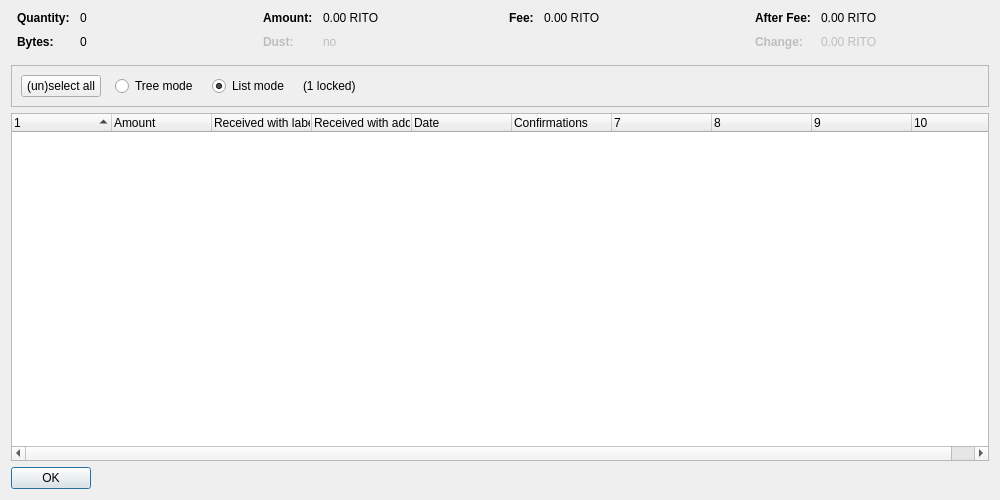
<?xml version="1.0" encoding="UTF-8"?>
<ui version="4.0">
 <class>CoinControlDialog</class>
 <widget class="QDialog" name="CoinControlDialog">
  <property name="geometry">
   <rect>
    <x>0</x>
    <y>0</y>
    <width>1000</width>
    <height>500</height>
   </rect>
  </property>
  <property name="windowTitle">
   <string>Coin Selection</string>
  </property>
  <layout class="QVBoxLayout" name="verticalLayout">
   <item>
    <layout class="QHBoxLayout" name="horizontalLayoutTop" stretch="0,0,0,0">
     <property name="topMargin">
      <number>0</number>
     </property>
     <property name="bottomMargin">
      <number>10</number>
     </property>
     <item>
      <layout class="QFormLayout" name="formLayoutCoinControl1">
       <property name="horizontalSpacing">
        <number>10</number>
       </property>
       <property name="verticalSpacing">
        <number>10</number>
       </property>
       <property name="leftMargin">
        <number>6</number>
       </property>
       <property name="rightMargin">
        <number>6</number>
       </property>
       <item row="0" column="0">
        <widget class="QLabel" name="labelCoinControlQuantityText">
         <property name="font">
          <font>
           <weight>75</weight>
           <bold>true</bold>
          </font>
         </property>
         <property name="text">
          <string>Quantity:</string>
         </property>
        </widget>
       </item>
       <item row="0" column="1">
        <widget class="QLabel" name="labelCoinControlQuantity">
         <property name="cursor">
          <cursorShape>IBeamCursor</cursorShape>
         </property>
         <property name="contextMenuPolicy">
          <enum>Qt::ActionsContextMenu</enum>
         </property>
         <property name="text">
          <string notr="true">0</string>
         </property>
         <property name="textInteractionFlags">
          <set>Qt::LinksAccessibleByMouse|Qt::TextSelectableByKeyboard|Qt::TextSelectableByMouse</set>
         </property>
        </widget>
       </item>
       <item row="1" column="0">
        <widget class="QLabel" name="labelCoinControlBytesText">
         <property name="font">
          <font>
           <weight>75</weight>
           <bold>true</bold>
          </font>
         </property>
         <property name="text">
          <string>Bytes:</string>
         </property>
        </widget>
       </item>
       <item row="1" column="1">
        <widget class="QLabel" name="labelCoinControlBytes">
         <property name="cursor">
          <cursorShape>IBeamCursor</cursorShape>
         </property>
         <property name="contextMenuPolicy">
          <enum>Qt::ActionsContextMenu</enum>
         </property>
         <property name="text">
          <string notr="true">0</string>
         </property>
         <property name="textInteractionFlags">
          <set>Qt::LinksAccessibleByMouse|Qt::TextSelectableByKeyboard|Qt::TextSelectableByMouse</set>
         </property>
        </widget>
       </item>
      </layout>
     </item>
     <item>
      <layout class="QFormLayout" name="formLayoutCoinControl2">
       <property name="horizontalSpacing">
        <number>10</number>
       </property>
       <property name="verticalSpacing">
        <number>10</number>
       </property>
       <property name="leftMargin">
        <number>6</number>
       </property>
       <property name="rightMargin">
        <number>6</number>
       </property>
       <item row="0" column="0">
        <widget class="QLabel" name="labelCoinControlAmountText">
         <property name="font">
          <font>
           <weight>75</weight>
           <bold>true</bold>
          </font>
         </property>
         <property name="text">
          <string>Amount:</string>
         </property>
        </widget>
       </item>
       <item row="0" column="1">
        <widget class="QLabel" name="labelCoinControlAmount">
         <property name="cursor">
          <cursorShape>IBeamCursor</cursorShape>
         </property>
         <property name="contextMenuPolicy">
          <enum>Qt::ActionsContextMenu</enum>
         </property>
         <property name="text">
          <string notr="true">0.00 RITO</string>
         </property>
         <property name="textInteractionFlags">
          <set>Qt::LinksAccessibleByMouse|Qt::TextSelectableByKeyboard|Qt::TextSelectableByMouse</set>
         </property>
        </widget>
       </item>
       <item row="1" column="0">
        <widget class="QLabel" name="labelCoinControlLowOutputText">
         <property name="enabled">
          <bool>false</bool>
         </property>
         <property name="font">
          <font>
           <weight>75</weight>
           <bold>true</bold>
          </font>
         </property>
         <property name="text">
          <string>Dust:</string>
         </property>
        </widget>
       </item>
       <item row="1" column="1">
        <widget class="QLabel" name="labelCoinControlLowOutput">
         <property name="enabled">
          <bool>false</bool>
         </property>
         <property name="cursor">
          <cursorShape>IBeamCursor</cursorShape>
         </property>
         <property name="contextMenuPolicy">
          <enum>Qt::ActionsContextMenu</enum>
         </property>
         <property name="text">
          <string notr="true">no</string>
         </property>
         <property name="textInteractionFlags">
          <set>Qt::LinksAccessibleByMouse|Qt::TextSelectableByKeyboard|Qt::TextSelectableByMouse</set>
         </property>
        </widget>
       </item>
      </layout>
     </item>
     <item>
      <layout class="QFormLayout" name="formLayoutCoinControl3">
       <property name="horizontalSpacing">
        <number>10</number>
       </property>
       <property name="verticalSpacing">
        <number>10</number>
       </property>
       <property name="leftMargin">
        <number>6</number>
       </property>
       <property name="rightMargin">
        <number>6</number>
       </property>
       <item row="0" column="0">
        <widget class="QLabel" name="labelCoinControlFeeText">
         <property name="font">
          <font>
           <weight>75</weight>
           <bold>true</bold>
          </font>
         </property>
         <property name="text">
          <string>Fee:</string>
         </property>
        </widget>
       </item>
       <item row="0" column="1">
        <widget class="QLabel" name="labelCoinControlFee">
         <property name="cursor">
          <cursorShape>IBeamCursor</cursorShape>
         </property>
         <property name="contextMenuPolicy">
          <enum>Qt::ActionsContextMenu</enum>
         </property>
         <property name="text">
          <string notr="true">0.00 RITO</string>
         </property>
         <property name="textInteractionFlags">
          <set>Qt::LinksAccessibleByMouse|Qt::TextSelectableByKeyboard|Qt::TextSelectableByMouse</set>
         </property>
        </widget>
       </item>
      </layout>
     </item>
     <item>
      <layout class="QFormLayout" name="formLayoutCoinControl4">
       <property name="horizontalSpacing">
        <number>10</number>
       </property>
       <property name="verticalSpacing">
        <number>10</number>
       </property>
       <property name="leftMargin">
        <number>6</number>
       </property>
       <property name="rightMargin">
        <number>6</number>
       </property>
       <item row="0" column="0">
        <widget class="QLabel" name="labelCoinControlAfterFeeText">
         <property name="font">
          <font>
           <weight>75</weight>
           <bold>true</bold>
          </font>
         </property>
         <property name="text">
          <string>After Fee:</string>
         </property>
        </widget>
       </item>
       <item row="0" column="1">
        <widget class="QLabel" name="labelCoinControlAfterFee">
         <property name="cursor">
          <cursorShape>IBeamCursor</cursorShape>
         </property>
         <property name="contextMenuPolicy">
          <enum>Qt::ActionsContextMenu</enum>
         </property>
         <property name="text">
          <string notr="true">0.00 RITO</string>
         </property>
         <property name="textInteractionFlags">
          <set>Qt::LinksAccessibleByMouse|Qt::TextSelectableByKeyboard|Qt::TextSelectableByMouse</set>
         </property>
        </widget>
       </item>
       <item row="1" column="0">
        <widget class="QLabel" name="labelCoinControlChangeText">
         <property name="enabled">
          <bool>false</bool>
         </property>
         <property name="font">
          <font>
           <weight>75</weight>
           <bold>true</bold>
          </font>
         </property>
         <property name="text">
          <string>Change:</string>
         </property>
        </widget>
       </item>
       <item row="1" column="1">
        <widget class="QLabel" name="labelCoinControlChange">
         <property name="enabled">
          <bool>false</bool>
         </property>
         <property name="cursor">
          <cursorShape>IBeamCursor</cursorShape>
         </property>
         <property name="contextMenuPolicy">
          <enum>Qt::ActionsContextMenu</enum>
         </property>
         <property name="text">
          <string notr="true">0.00 RITO</string>
         </property>
         <property name="textInteractionFlags">
          <set>Qt::LinksAccessibleByMouse|Qt::TextSelectableByKeyboard|Qt::TextSelectableByMouse</set>
         </property>
        </widget>
       </item>
      </layout>
     </item>
    </layout>
   </item>
   <item>
    <widget class="QFrame" name="frame">
     <property name="minimumSize">
      <size>
       <width>0</width>
       <height>40</height>
      </size>
     </property>
     <property name="frameShape">
      <enum>QFrame::StyledPanel</enum>
     </property>
     <property name="frameShadow">
      <enum>QFrame::Sunken</enum>
     </property>
     <layout class="QHBoxLayout" name="horizontalLayout">
      <item>
       <layout class="QHBoxLayout" name="horizontalLayoutPanel" stretch="0,0,0,0,0">
        <property name="spacing">
         <number>14</number>
        </property>
        <item>
         <widget class="QPushButton" name="pushButtonSelectAll">
          <property name="sizePolicy">
           <sizepolicy hsizetype="Maximum" vsizetype="Fixed">
            <horstretch>0</horstretch>
            <verstretch>0</verstretch>
           </sizepolicy>
          </property>
          <property name="text">
           <string>(un)select all</string>
          </property>
          <property name="autoDefault">
           <bool>false</bool>
          </property>
         </widget>
        </item>
        <item>
         <widget class="QRadioButton" name="radioTreeMode">
          <property name="sizePolicy">
           <sizepolicy hsizetype="Maximum" vsizetype="Fixed">
            <horstretch>0</horstretch>
            <verstretch>0</verstretch>
           </sizepolicy>
          </property>
          <property name="text">
           <string>Tree mode</string>
          </property>
         </widget>
        </item>
        <item>
         <widget class="QRadioButton" name="radioListMode">
          <property name="sizePolicy">
           <sizepolicy hsizetype="Maximum" vsizetype="Fixed">
            <horstretch>0</horstretch>
            <verstretch>0</verstretch>
           </sizepolicy>
          </property>
          <property name="text">
           <string>List mode</string>
          </property>
          <property name="checked">
           <bool>true</bool>
          </property>
         </widget>
        </item>
        <item>
         <widget class="QLabel" name="labelLocked">
          <property name="text">
           <string notr="true">(1 locked)</string>
          </property>
         </widget>
        </item>
        <item>
         <spacer name="horizontalSpacer">
          <property name="orientation">
           <enum>Qt::Horizontal</enum>
          </property>
          <property name="sizeHint" stdset="0">
           <size>
            <width>40</width>
            <height>20</height>
           </size>
          </property>
         </spacer>
        </item>
       </layout>
      </item>
     </layout>
    </widget>
   </item>
   <item>
    <widget class="CoinControlTreeWidget" name="treeWidget">
     <property name="contextMenuPolicy">
      <enum>Qt::CustomContextMenu</enum>
     </property>
     <property name="sortingEnabled">
      <bool>false</bool>
     </property>
     <property name="columnCount">
      <number>10</number>
     </property>
     <attribute name="headerShowSortIndicator" stdset="0">
      <bool>true</bool>
     </attribute>
     <attribute name="headerStretchLastSection">
      <bool>false</bool>
     </attribute>
     <column>
      <property name="text">
       <string/>
      </property>
     </column>
     <column>
      <property name="text">
       <string>Amount</string>
      </property>
     </column>
     <column>
      <property name="text">
       <string>Received with label</string>
      </property>
     </column>
     <column>
      <property name="text">
       <string>Received with address</string>
      </property>
     </column>
     <column>
      <property name="text">
       <string>Date</string>
      </property>
     </column>
     <column>
      <property name="text">
       <string>Confirmations</string>
      </property>
      <property name="toolTip">
       <string>Confirmed</string>
      </property>
     </column>
     <column>
      <property name="text">
       <string/>
      </property>
     </column>
     <column>
      <property name="text">
       <string/>
      </property>
     </column>
     <column>
      <property name="text">
       <string/>
      </property>
     </column>
     <column>
      <property name="text">
       <string/>
      </property>
     </column>
    </widget>
   </item>
   <item>
    <widget class="QDialogButtonBox" name="buttonBox">
     <property name="sizePolicy">
      <sizepolicy hsizetype="Maximum" vsizetype="Fixed">
       <horstretch>0</horstretch>
       <verstretch>0</verstretch>
      </sizepolicy>
     </property>
     <property name="orientation">
      <enum>Qt::Horizontal</enum>
     </property>
     <property name="standardButtons">
      <set>QDialogButtonBox::Ok</set>
     </property>
    </widget>
   </item>
  </layout>
 </widget>
 <customwidgets>
  <customwidget>
   <class>CoinControlTreeWidget</class>
   <extends>QTreeWidget</extends>
   <header>coincontroltreewidget.h</header>
  </customwidget>
 </customwidgets>
 <resources/>
 <connections/>
</ui>
